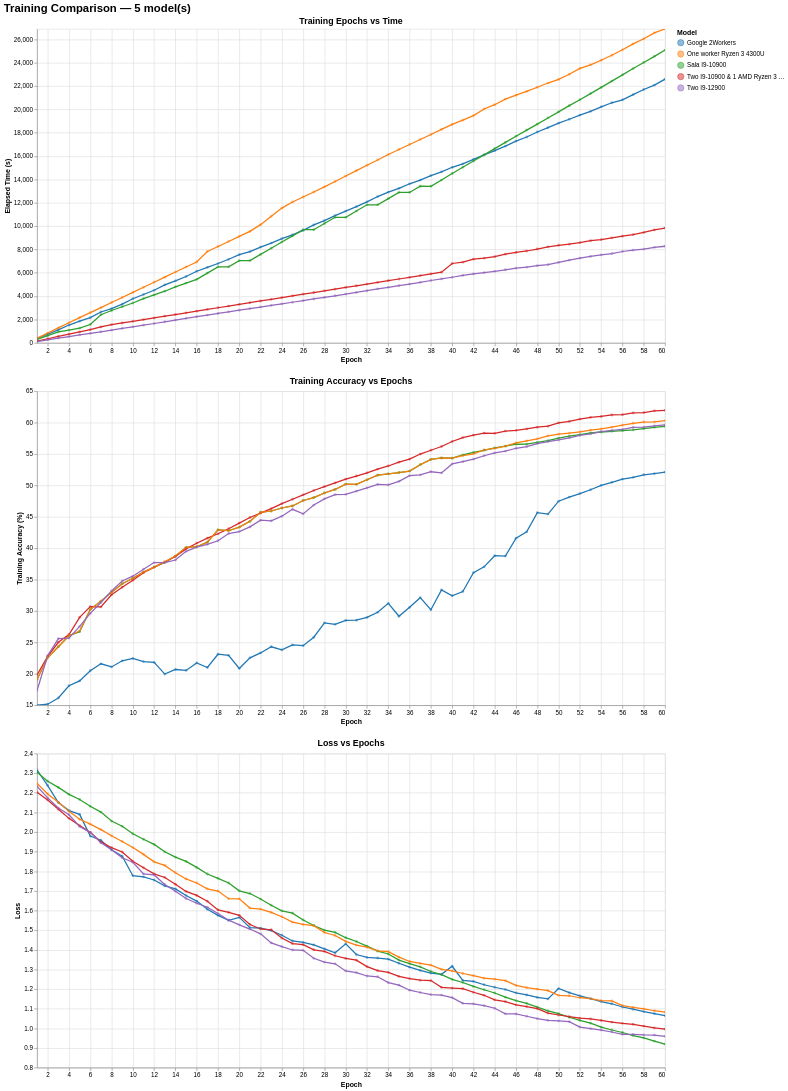

Notebook cell for this chart:
### Markdown cell above
### Physical Testing

<img src="../Images/CIFAR10/image.png">

### Code cell
main("../stats/CIFAR_10")

### Figure 1 — Vega-Lite specification as saved in the notebook (floating-point values rounded to 4 significant figures; data arrays with more than 128 entries replaced by an {"elided": "..."} marker saying what was removed)
{"config": {"view": {"continuousWidth": 300, "continuousHeight": 300}}, "vconcat": [{"mark": {"type": "line", "point": {"opacity": 0.5, "size": 20}}, "encoding": {"color": {"field": "model", "legend": {"orient": "right", "title": "Model"}, "scale": {"scheme": "category10"}, "type": "nominal"}, "tooltip": [{"field": "model", "title": "Model", "type": "nominal"}, {"field": "epoch", "title": "Epoch", "type": "quantitative"}, {"field": "time_s", "format": ".2f", "title": "Time (s)", "type": "quantitative"}, {"field": "acc_train", "format": ".2f", "title": "Train Acc (%)", "type": "quantitative"}], "x": {"field": "epoch", "scale": {"nice": false, "zero": false}, "title": "Epoch", "type": "quantitative"}, "y": {"field": "time_s", "scale": {"nice": false}, "title": "Elapsed Time (s)", "type": "quantitative"}}, "height": 500, "name": "view_f7dadc717b28848b_0", "title": {"text": "Training Epochs vs Time", "fontSize": 14}, "width": 1000}, {"mark": {"type": "line", "point": {"opacity": 0.5, "size": 20}}, "encoding": {"color": {"field": "model", "legend": {"orient": "right", "title": "Model"}, "scale": {"scheme": "category10"}, "type": "nominal"}, "tooltip": [{"field": "model", "title": "Model", "type": "nominal"}, {"field": "epoch", "title": "Epoch", "type": "quantitative"}, {"field": "acc_train", "format": ".2f", "title": "Train Acc (%)", "type": "quantitative"}, {"field": "loss", "format": ".4f", "title": "Loss", "type": "quantitative"}], "x": {"field": "epoch", "scale": {"nice": false}, "title": "Epoch", "type": "quantitative"}, "y": {"field": "acc_train", "scale": {"zero": false}, "title": "Training Accuracy (%)", "type": "quantitative"}}, "height": 500, "name": "view_d3e7178f86e2a9ea_1", "title": {"text": "Training Accuracy vs Epochs", "fontSize": 14}, "width": 1000}, {"mark": {"type": "line", "point": {"opacity": 0.5, "size": 20}}, "encoding": {"color": {"field": "model", "legend": {"orient": "right", "title": "Model"}, "scale": {"scheme": "category10"}, "type": "nominal"}, "tooltip": [{"field": "model", "title": "Model", "type": "nominal"}, {"field": "epoch", "title": "Epoch", "type": "quantitative"}, {"field": "acc_train", "format": ".2f", "title": "Train Acc (%)", "type": "quantitative"}, {"field": "loss", "format": ".4f", "title": "Loss", "type": "quantitative"}], "x": {"field": "epoch", "scale": {"nice": false}, "title": "Epoch", "type": "quantitative"}, "y": {"field": "loss", "scale": {"zero": false}, "title": "Loss", "type": "quantitative"}}, "height": 500, "name": "view_542fec15cbca7539_2", "title": {"text": "Loss vs Epochs", "fontSize": 14}, "width": 1000}], "data": {"name": "data-93767e0af808ac58c328185607290e8d"}, "params": [{"name": "zoom_epoch_time", "select": {"type": "interval"}, "bind": "scales", "views": ["view_f7dadc717b28848b_0"]}, {"name": "zoom_acc_epoch", "select": {"type": "interval"}, "bind": "scales", "views": ["view_d3e7178f86e2a9ea_1"]}, {"name": "zoom_loss_epoch", "select": {"type": "interval"}, "bind": "scales", "views": ["view_542fec15cbca7539_2"]}], "resolve": {"scale": {"color": "shared"}}, "title": {"text": "Training Comparison — 5 model(s)", "fontSize": 18}, "$schema": "https://vega.github.io/schema/vega-lite/v6.1.0.json", "datasets": {"data-93767e0af808ac58c328185607290e8d": {"elided": "300 records"}}}
